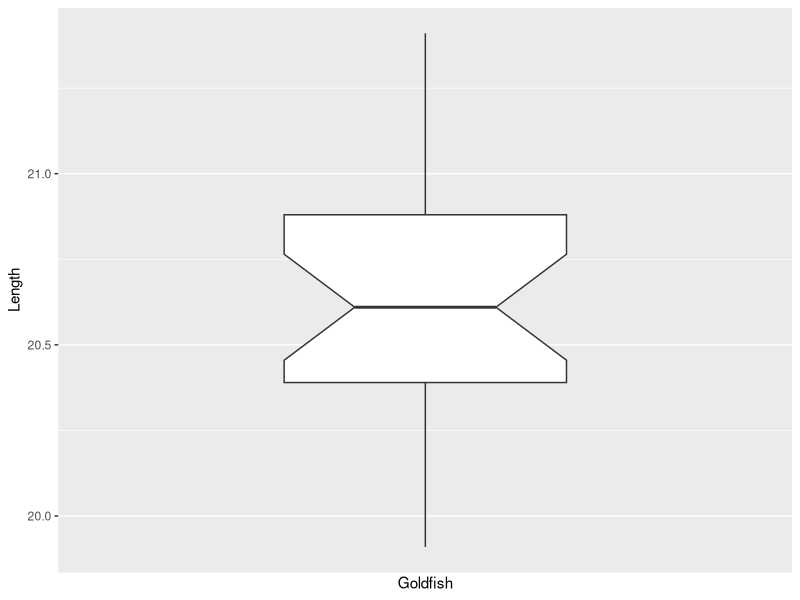

Recreate this plot in R.
library(tidyverse)

data<-tibble::tribble(
  ~Goldfish, ~Length,
         1L,   19.97,
         2L,   19.91,
         3L,   20.44,
         4L,   20.52,
         5L,   21.15,
         6L,   20.17,
         7L,    20.8,
         8L,   21.24,
         9L,   20.39,
        10L,   21.32,
        11L,   20.43,
        12L,   20.58,
        13L,   20.39,
        14L,   20.82,
        15L,   21.23,
        16L,   20.88,
        17L,   20.61,
        18L,   20.58,
        19L,   20.88,
        20L,    20.8,
        21L,   21.41,
        22L,   20.82,
        23L,   20.21,
        24L,   20.91,
        25L,   20.34
  )


psych::describe(data$Length)

data %>% ggplot(., aes(y=Length)) +
  geom_boxplot(notch = TRUE) +
  xlab("Goldfish") +
  scale_x_discrete(limits=c()) 


